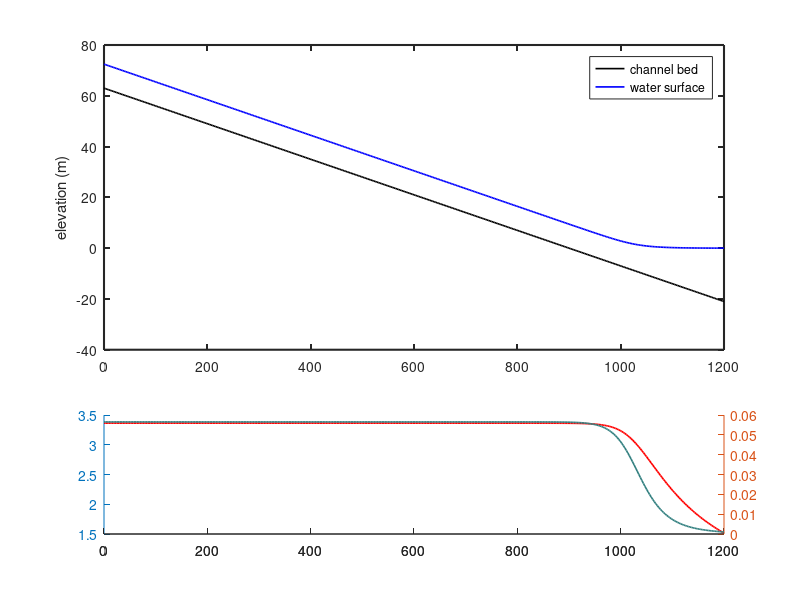

This figure's MATLAB source: (Note: this script raises an error after producing the figure.)
function backwater_fixed_qs
    L = 1200e3; % length of domain (m)
    nx = 400; % number of nodes (+1)
    dx = L/nx; % length of cells (m)
    x = 0:dx:L; % define x-coordinates
    
    start = 63; % pin-point to start eta from (m)
    S0 = 7e-5; % bed slope
    eta = linspace(start, start - S0*(nx*dx), nx+1); % channel bed values
    H0 = 0; % fixed base level (m)
    Cf = 0.0047; % friction coeff
    
    B0 = 1100; % channel width
    Qw = 35000; % water discharge
    qw = Qw / B0; % width averaged water discharge
    
    d50 = 300e-6; % median grain diameter;
    Beta = 0.64; % adjustment factor, Nittrouer and Viparelli, 2014
    
    [S] = get_slope(eta, nx, dx); % bed slope at each node

    [H] = get_backwater_fixed(eta, S, H0, Cf, qw, nx, dx); % flow depth
    U = Qw ./ (H .* B0); % velocity
    [qs] = get_transport(U, Cf, d50, Beta);
    
    makeplot = true; % set to false for no plotting
    if makeplot
        figure()
        subplot(3, 1, [1 2])
            cla; hold on;
            etaLine = plot(x/1000, eta, 'k-', 'LineWidth', 1.2);
            Hline = plot(x/1000, eta + H, 'b-', 'LineWidth', 1.2);
            ylabel('elevation (m)')
            legend([etaLine, Hline], {'channel bed', 'water surface'})
            box on
            set(gca, 'FontSize', 10, 'LineWidth', 1.5)
        subplot(3, 1, 3)
            cla; hold on;
            [yyAx, Uline, qsLine] = plotyy(x/1000, U,  x/1000, qs);
            set(Uline, 'Color', [1 0 0], 'LineWidth', 1.2)
            set(qsLine, 'Color', [0.2 0.5 0.5], 'LineWidth', 1.2)
            yyAx(1).YColor = [1 0 0];
            yyAx(2).YColor = [0.2 0.5 0.5];
            yyAx(2).LineWidth = 2;
            xlabel('distance downstream (km)')
            ylabel(yyAx(1), 'velocity (m/s)')
            ylabel(yyAx(2), 'transport (m^2/s)')
            legend([etaLine, Hline], {'channel bed', 'water surface'})
            box on
            set(gca, 'FontSize', 10, 'LineWidth', 1.5)
    end
    
    Us = 0.1:0.1:3; % range of U values to evaluate
    qss1 = get_transport(Us, Cf, d50, 1); % evaluate with Beta = 1
    qss2 = get_transport(Us, Cf, d50, Beta); % evaluate with Beta = 0.64
    figure()
    cla; hold on;
    Beta1 = plot(Us, qss1, 'k-', 'LineWidth', 1.2);
    Beta2 = plot(Us, qss2, 'k--', 'LineWidth', 1.2);
    xlabel('velocity (m/s)')
    ylabel('transport (m^2/s)')
    legend([Beta1, Beta2], {'\beta = 1.0', '\beta = 0.64'}, 'Location', 'NorthWest')
    box on
    set(gca, 'FontSize', 10, 'LineWidth', 1.5)
    
end

function [qs] = get_transport(U, Cf, d50, Beta)
    % return sediment transport at capacity per unit width
    % 1000 = rho = fluid density
    % 1.65 = R = submerged specific gravity
    % 9.81 = g = gravitation acceleration
    u_a = sqrt(Cf .* (U.^2));
    tau = 1000 .* (u_a.^2); 
    
    qs = Beta .* sqrt(1.65 * 9.81 * d50) * d50 * (0.05 / Cf) .* (tau ./ (1000 * 1.65 * 9.81 * d50)) .^ 2.5; 
end

function [S] = get_slope(eta, nx, dx)
    % return slope of input bed (eta)
    S = zeros(1,nx+1);
    S(1) = (eta(1) - eta(2)) / dx;
    S(2:nx) = (eta(1:nx-1) - eta(3:nx+1)) ./ (2*dx);
    S(nx + 1) = (eta(nx) - eta(nx + 1)) / dx;
end
    
function [H] = get_backwater_fixed(eta, S, H0, Cf, qw, nx, dx)
    % backwater formulated for fixed width
    H = NaN(1,nx+1); % preallocate depth 
    H(nx+1) = abs(H0 - eta(nx+1)); % water depth at downstream boundary
    for i = nx:-1:1
        % predictor step: computation of a first estimation of the water depth Hp
        Frp = get_froude(qw, H(i+1)); % calculate froude from conditions at i+1
        dHdxp = get_dHdx(S(i+1), Cf, Frp); % use desired relation for dHdx (width fixed for now)
        Hp = H(i+1) - dHdxp * dx; % solve for H prediction
        % corrector step: computation of H
        Frc = get_froude(qw, Hp); % calculate froude at i with prediction depth
        dHdxc = get_dHdx(S(i), Cf, Frc); % doaa
        % convolution of prediction and correction, central diffs
        H(i) = H(i+1) - ( (0.5) * (dHdxp + dHdxc) * dx );
    end
end

function [Fr] = get_froude(qw, H)
    g = 9.81; % gravitational acceleration constant
    Fr = ( qw^2 / (g * H^3) );
end

function [dHdx] = get_dHdx(S_loc, Cf, Fr)
    dHdx = (S_loc - Cf * (Fr^2)) / (1 - (Fr^2));
end